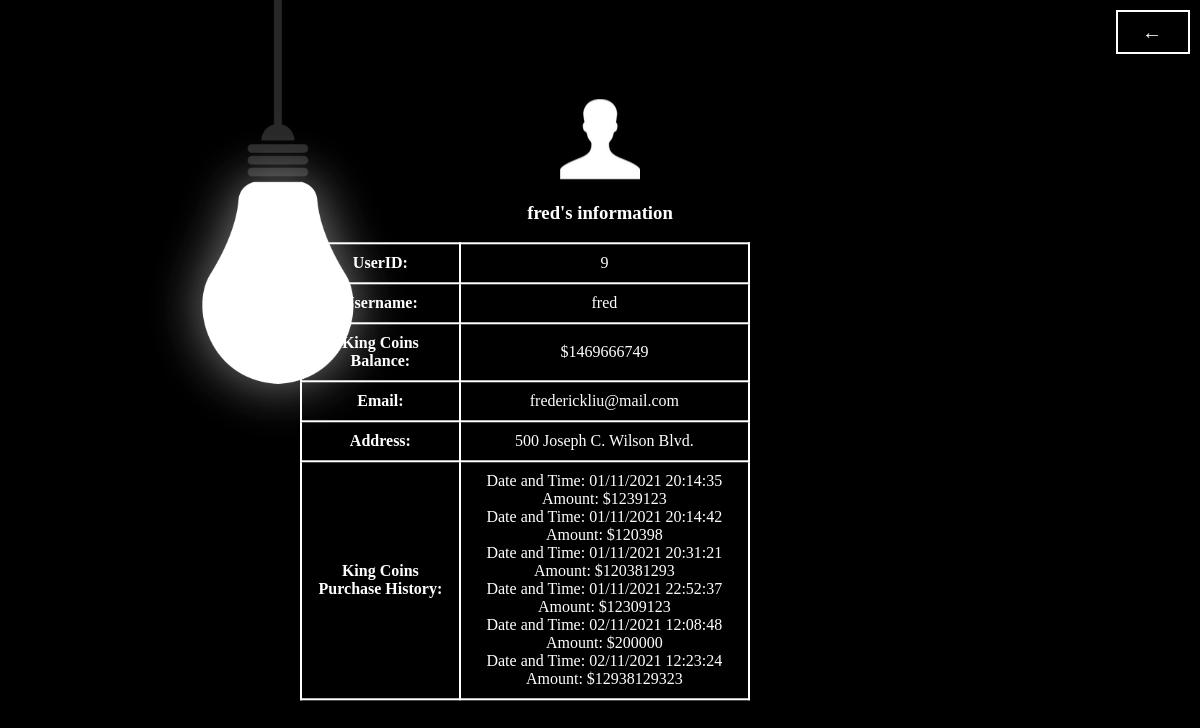
The page /myinfo (signed in) on the database as committed earlier.
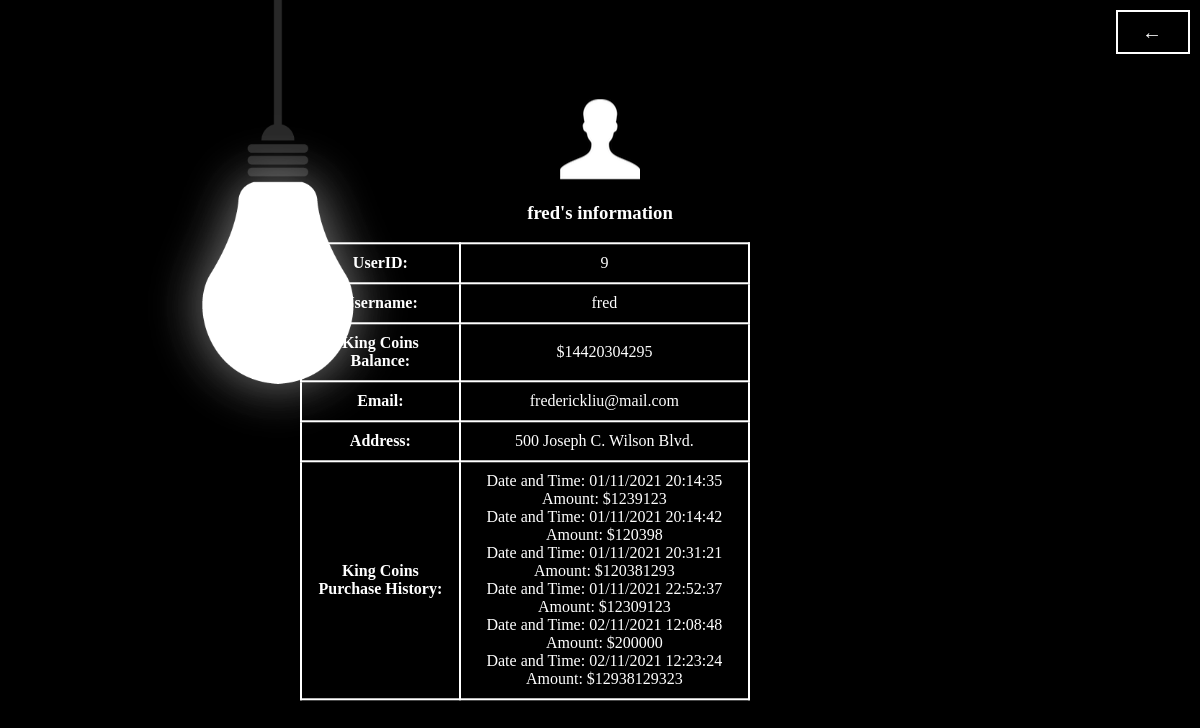
The same page on the database as committed later.
### tables this page shows
CREATE TABLE UserInfo(id INTEGER PRIMARY KEY AUTOINCREMENT, name char(1000), username char(1000), email char(1000), address char(1000), password char(1000), confirmpassword char(1000), playertokens INTEGER);

### main.py (the view)
@app.route("/myinfo", methods = ['POST', 'GET'])
def myinfo():
    username = session.get('username')
    con = sqlite3.connect("users.db")
    cur = con.cursor()
    cur.execute(f"SELECT playertokens from UserInfo WHERE username='{username}';")
    userTOKEN = cur.fetchone()
    if (type(userTOKEN) is type(None)):
            flash("Please Log in!",'error')
            return redirect(url_for('login'))
    userTOKEN = userTOKEN[0]
    cur.execute(f"SELECT id from UserInfo WHERE username='{username}';")
    userID = cur.fetchone()
    userID = userID[0]
    cur.execute(f"SELECT address from UserInfo WHERE username='{username}';")
    userADDRESS = cur.fetchone()
    userADDRESS = userADDRESS[0]
    cur.execute(f"SELECT email FROM UserInfo WHERE username='{username}';")
    userEMAIL = cur.fetchone()
    userEMAIL = userEMAIL[0]
    con2 = sqlite3.connect("purchase.db")
    cur2 = con2.cursor()
    cur2.execute(f"SELECT dateandtime, amount FROM user_purchases WHERE username = '{username}'")
    allpurchasehistory = cur2.fetchall()
    print(type(allpurchasehistory))
    allpurchasehistory = list(allpurchasehistory)
    return render_template("myinfo.html", username = username, userTOKEN = userTOKEN, userID = userID, userADDRESS = userADDRESS, userEMAIL = userEMAIL, allpurchasehistory = allpurchasehistory)

### templates/myinfo.html (shortened to what this page needs)
<!DOCTYPE html>
<html lang="en">
<head>
  <link rel="stylesheet" href="static/myinfo.css">
</head>
    <body>
        {% block content %}
        <div class="form-wrapper">
            <div class = "container">
              <div class = "photodiv">
              <img src="/static/login.png">
              </div>
			  <h3 class = "tableheader">{{username}}'s information</h3>
			  <table style="width:75%">
				<tr>
				<th>UserID:</th>
				<td>{{userID}}</td>
				</tr>
				<tr>
				<th>Username:</th>
				<td>{{username}}</td>
				</tr>
				<tr>
				<th>King Coins Balance:</th>
				<td>${{userTOKEN}}</td>
				</tr>
				<tr>
				<th>Email:</th>
				<td>{{userEMAIL}}</td>
				</tr>
				<tr>
					<th>Address:</th>
					<td>{{userADDRESS}}</td>
					</tr>
					<tr>
						<th>King Coins Purchase History:</th>
				<ul>
					<td>
						{%for i in allpurchasehistory%}
						<li>Date and Time: {{i[0]}} Amount: ${{i[1]}}</li>
						{% endfor %}
					</td>
				</ul>
			</tr>
				</table>
            </div>
            <a href="{{url_for('login')}}"><span>←</span></a>
         </div>
{% endblock %}
    </body>
</html>

### static/myinfo.css (style rules this page uses)
body { background: url(background.jpg); background-size: cover; display: flex; overflow: hidden; font-family:Cambria, Cochin, Georgia, Times, 'Times New Roman', serif; color: white; transition: all .35s; }
.container { position: fixed; top: 50%; left: 50%; transform: translate(-50%, -50%); }
.photodiv { text-align: center; }
a { display: block; width: 70px; height: 40px; line-height: 40px; font-size: 20px; font-family:Cambria, Cochin, Georgia, Times, 'Times New Roman', serif; text-decoration: none; color: white; border: 2px solid white; letter-spacing: 2px; text-align: center; transition: all .35s; position: absolute; top: 10px; right: 10px; }
a span { position: relative; z-index: 2; }
a:after { position: absolute; content: ""; top: 0; left: 0; width: 0; height: 100%; background: rgba(255, 255, 255, 0.377); transition: all .35s; }
::placeholder { color: white; font-family:Cambria, Cochin, Georgia, Times, 'Times New Roman', serif; }
table, th, td { border: 2px solid white; border-collapse: collapse; color:white }
th, td { border: 2px solid white; padding: 10px; text-align: center; color:white }
.tableheader { text-align: center; color:white }
li { list-style-type: none; color: white; margin: 0; padding: 0; }

Rows that differ between the two databases and show on the page:
changed UserInfo "fred": playertokens "1469666749" → "14420304295"
